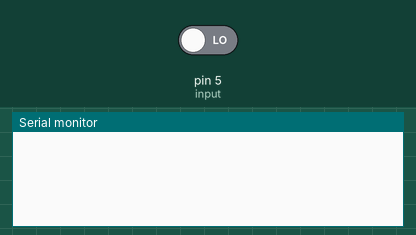
The sketch below on a simulated Arduino Uno, built with avr-gcc and run on an emulated ATmega328P. Parts: the last lines printed to the serial monitor. The inputs (shaded band) are chosen by the test bench; at power-on: pin 5 (input) LOW.

Above: at 1.2 s.
1.3 s: pin 5 (input) driven HIGH
At 2.2 s:
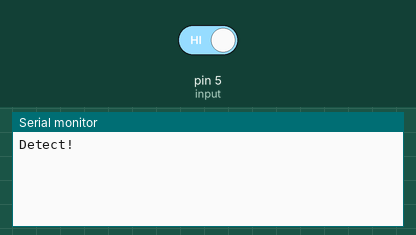
2.8 s: pin 5 (input) driven LOW
At 3.3 s:
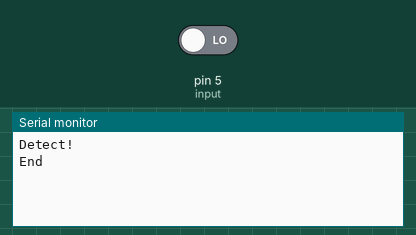

Measured:
- after the input at 1.3 s, the serial monitor: prints a new line at once (image 1)
- after the input at 2.8 s, the serial monitor: prints a new line at once (image 2)

The sketch:

PIR_Sensor.ino
```cpp
int val = 0;                    // 센서 신호의 판별을 위한 변수
int state = LOW;
int input = 5;

void setup() {

  Serial.begin(9600); // 시러얼 통신 셋팅
  pinMode(input, INPUT);

}

void loop(){

  val = digitalRead(input);  // 센서 값을 읽어 변수에 저장

  // 인체 감지 시
  if (val == HIGH) {
    if (state == LOW){
         Serial.println("Detect!");    // 시리얼 모니터 출력
         state = HIGH;
         }
  }
  else {                             // 인체 감지 없을 시
    if (state == HIGH){
        Serial.println("End");   // 시리얼 모니터 출력
        state = LOW;
    }
  }
}
```
